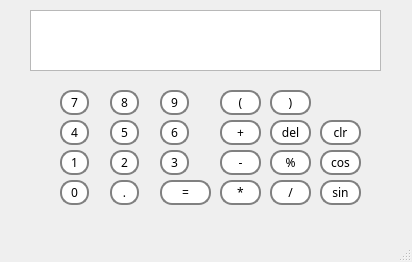
<?xml version="1.0" encoding="UTF-8"?>
<ui version="4.0">
 <class>Calculator</class>
 <widget class="QMainWindow" name="Calculator">
  <property name="geometry">
   <rect>
    <x>0</x>
    <y>0</y>
    <width>412</width>
    <height>262</height>
   </rect>
  </property>
  <property name="windowTitle">
   <string>Calculator</string>
  </property>
  <property name="styleSheet">
   <string notr="true">QTextEdit
{
	font: 20px;
	font-family: Monaco
}

QToolButton
{
	border: 2px solid gray;
	border-radius: 12px;
	padding: 0 4px;
	background: white;
	font-family: Monaco
}</string>
  </property>
  <widget class="QWidget" name="centralWidget">
   <widget class="QToolButton" name="number7">
    <property name="geometry">
     <rect>
      <x>60</x>
      <y>90</y>
      <width>29</width>
      <height>25</height>
     </rect>
    </property>
    <property name="text">
     <string>7</string>
    </property>
   </widget>
   <widget class="QToolButton" name="number8">
    <property name="geometry">
     <rect>
      <x>110</x>
      <y>90</y>
      <width>29</width>
      <height>25</height>
     </rect>
    </property>
    <property name="text">
     <string>8</string>
    </property>
   </widget>
   <widget class="QToolButton" name="number9">
    <property name="geometry">
     <rect>
      <x>160</x>
      <y>90</y>
      <width>29</width>
      <height>25</height>
     </rect>
    </property>
    <property name="text">
     <string>9</string>
    </property>
   </widget>
   <widget class="QToolButton" name="number4">
    <property name="geometry">
     <rect>
      <x>60</x>
      <y>120</y>
      <width>29</width>
      <height>25</height>
     </rect>
    </property>
    <property name="text">
     <string>4</string>
    </property>
   </widget>
   <widget class="QToolButton" name="number5">
    <property name="geometry">
     <rect>
      <x>110</x>
      <y>120</y>
      <width>29</width>
      <height>25</height>
     </rect>
    </property>
    <property name="text">
     <string>5</string>
    </property>
   </widget>
   <widget class="QToolButton" name="number6">
    <property name="geometry">
     <rect>
      <x>160</x>
      <y>120</y>
      <width>29</width>
      <height>25</height>
     </rect>
    </property>
    <property name="text">
     <string>6</string>
    </property>
   </widget>
   <widget class="QToolButton" name="number1">
    <property name="geometry">
     <rect>
      <x>60</x>
      <y>150</y>
      <width>29</width>
      <height>25</height>
     </rect>
    </property>
    <property name="text">
     <string>1</string>
    </property>
   </widget>
   <widget class="QToolButton" name="number2">
    <property name="geometry">
     <rect>
      <x>110</x>
      <y>150</y>
      <width>29</width>
      <height>25</height>
     </rect>
    </property>
    <property name="text">
     <string>2</string>
    </property>
   </widget>
   <widget class="QToolButton" name="number3">
    <property name="geometry">
     <rect>
      <x>160</x>
      <y>150</y>
      <width>29</width>
      <height>25</height>
     </rect>
    </property>
    <property name="text">
     <string>3</string>
    </property>
   </widget>
   <widget class="QToolButton" name="number0">
    <property name="geometry">
     <rect>
      <x>60</x>
      <y>180</y>
      <width>29</width>
      <height>25</height>
     </rect>
    </property>
    <property name="text">
     <string>0</string>
    </property>
   </widget>
   <widget class="QToolButton" name="buttonDot">
    <property name="geometry">
     <rect>
      <x>110</x>
      <y>180</y>
      <width>29</width>
      <height>25</height>
     </rect>
    </property>
    <property name="text">
     <string>.</string>
    </property>
   </widget>
   <widget class="QTextEdit" name="textEdit">
    <property name="geometry">
     <rect>
      <x>30</x>
      <y>10</y>
      <width>351</width>
      <height>61</height>
     </rect>
    </property>
   </widget>
   <widget class="QToolButton" name="leftParenthesis">
    <property name="geometry">
     <rect>
      <x>220</x>
      <y>90</y>
      <width>41</width>
      <height>25</height>
     </rect>
    </property>
    <property name="text">
     <string>(</string>
    </property>
   </widget>
   <widget class="QToolButton" name="rightParenthesis">
    <property name="geometry">
     <rect>
      <x>270</x>
      <y>90</y>
      <width>41</width>
      <height>25</height>
     </rect>
    </property>
    <property name="text">
     <string>)</string>
    </property>
   </widget>
   <widget class="QToolButton" name="delButton">
    <property name="geometry">
     <rect>
      <x>270</x>
      <y>120</y>
      <width>41</width>
      <height>25</height>
     </rect>
    </property>
    <property name="text">
     <string>del</string>
    </property>
   </widget>
   <widget class="QToolButton" name="plusButton">
    <property name="geometry">
     <rect>
      <x>220</x>
      <y>120</y>
      <width>41</width>
      <height>25</height>
     </rect>
    </property>
    <property name="text">
     <string>+</string>
    </property>
   </widget>
   <widget class="QToolButton" name="minusButton">
    <property name="geometry">
     <rect>
      <x>220</x>
      <y>150</y>
      <width>41</width>
      <height>25</height>
     </rect>
    </property>
    <property name="text">
     <string>-</string>
    </property>
   </widget>
   <widget class="QToolButton" name="multiButton">
    <property name="geometry">
     <rect>
      <x>220</x>
      <y>180</y>
      <width>41</width>
      <height>25</height>
     </rect>
    </property>
    <property name="text">
     <string>*</string>
    </property>
   </widget>
   <widget class="QToolButton" name="equalButton">
    <property name="geometry">
     <rect>
      <x>160</x>
      <y>180</y>
      <width>51</width>
      <height>25</height>
     </rect>
    </property>
    <property name="text">
     <string>=</string>
    </property>
   </widget>
   <widget class="QToolButton" name="divisionButton">
    <property name="geometry">
     <rect>
      <x>270</x>
      <y>180</y>
      <width>41</width>
      <height>25</height>
     </rect>
    </property>
    <property name="text">
     <string>/</string>
    </property>
   </widget>
   <widget class="QToolButton" name="remainderButton">
    <property name="geometry">
     <rect>
      <x>270</x>
      <y>150</y>
      <width>41</width>
      <height>25</height>
     </rect>
    </property>
    <property name="text">
     <string>%</string>
    </property>
   </widget>
   <widget class="QToolButton" name="clearButton">
    <property name="geometry">
     <rect>
      <x>320</x>
      <y>120</y>
      <width>41</width>
      <height>25</height>
     </rect>
    </property>
    <property name="text">
     <string>clr</string>
    </property>
   </widget>
   <widget class="QToolButton" name="cosButton">
    <property name="geometry">
     <rect>
      <x>320</x>
      <y>150</y>
      <width>41</width>
      <height>25</height>
     </rect>
    </property>
    <property name="text">
     <string>cos</string>
    </property>
   </widget>
   <widget class="QToolButton" name="sinButton">
    <property name="geometry">
     <rect>
      <x>320</x>
      <y>180</y>
      <width>41</width>
      <height>25</height>
     </rect>
    </property>
    <property name="text">
     <string>sin</string>
    </property>
   </widget>
  </widget>
  <widget class="QStatusBar" name="statusBar"/>
 </widget>
 <layoutdefault spacing="6" margin="11"/>
 <resources/>
 <connections/>
</ui>
